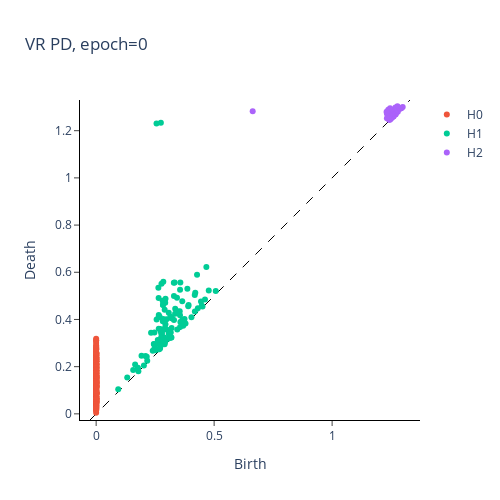

This figure's notebook cell:
### Code cell
fig_torus = plot_diagram(
    vr_diagrams[0],
    homology_dimensions=(0, 1, 2),
    plotly_params={"title": "VR PD, epoch=0"},
)
fig_torus.update_layout(title="VR PD, epoch=0")
